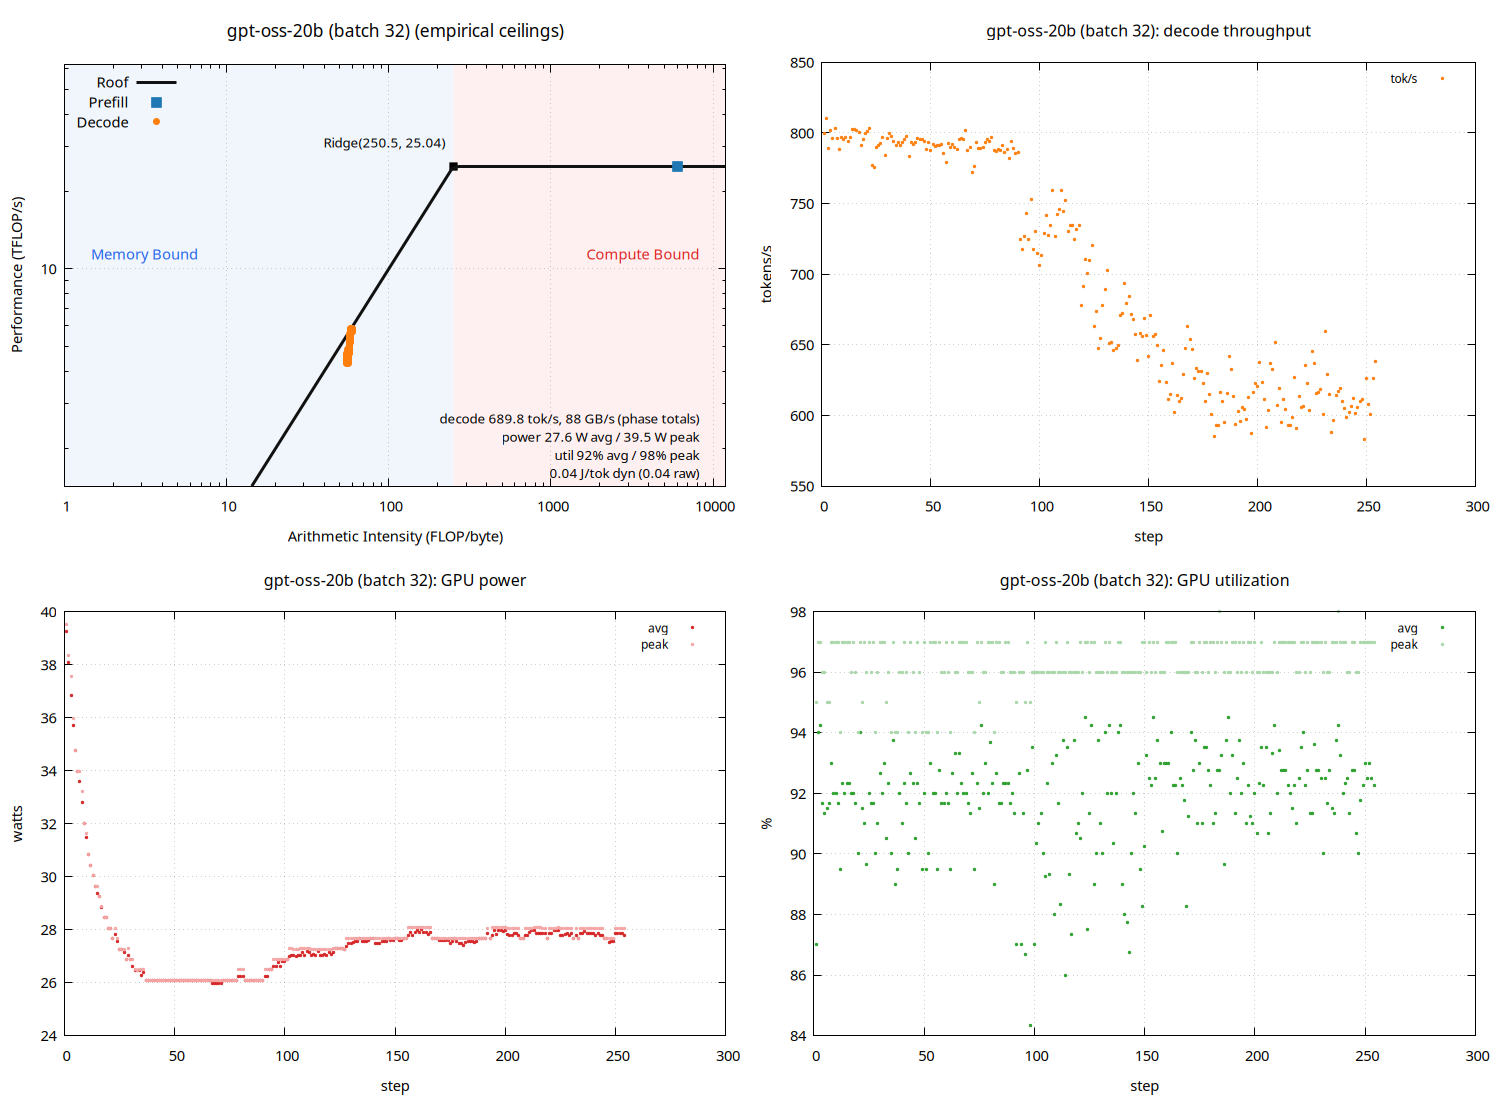

This figure's gnuplot source:
set terminal pngcairo size 1500,1100 enhanced font 'Sans,11'
set output 'sweep_thor_vllm/gpt_b032_roofline.png'
set datafile separator "\t"
set datafile missing 'NaN'
set multiplot layout 2,2
unset label
unset object
unset arrow
set title "gpt-oss-20b (batch 32) (empirical ceilings)" font ',13'
set xlabel "Arithmetic Intensity (FLOP/byte)"
set ylabel "Performance (TFLOP/s)"
set logscale xy
set xrange [1:12022.3]
set yrange [1.42975:62.5937]
set grid xtics ytics
set key top left
set object 1 rectangle from graph 0, graph 0 to first 250.487, graph 1 \
    fillcolor rgb '#dce9f7' fillstyle solid 0.45 noborder behind
set object 2 rectangle from first 250.487, graph 0 to graph 1, graph 1 \
    fillcolor rgb '#fbdcdc' fillstyle solid 0.45 noborder behind
set label 1 "Memory Bound" at graph 0.04, graph 0.55 left \
    textcolor rgb '#2563eb' font ',11'
set label 2 "Compute Bound" at graph 0.96, graph 0.55 right \
    textcolor rgb '#dc2626' font ',11'
set label 3 "Ridge(250.5, 25.04)" \
    at first 250.487, first 25.0375 right \
    point pointtype 5 pointsize 1.2 \
    offset character -1.5, character 1 font ',10'
set label 4 "decode 689.8 tok/s, 88 GB/s (phase totals)\npower 27.6 W avg / 39.5 W peak\nutil 92% avg / 98% peak\n0.04 J/tok dyn (0.04 raw)" at graph 0.96, graph 0.16 right font ',10'
peak_t = 25.0375
peak_b = 99.9551
roof(x) = (x * peak_b / 1000.0 < peak_t) ? x * peak_b / 1000.0 : peak_t
plot roof(x) with lines linewidth 3 linecolor rgb '#111111' title 'Roof', \
     'sweep_thor_vllm/gpt_b032_roofline.dat' using 3:(strcol(2) eq 'prefill' ? $4 : 1/0) with points \
         pointtype 5 pointsize 1.6 linecolor rgb '#1f77b4' title 'Prefill', \
     'sweep_thor_vllm/gpt_b032_roofline.dat' using 3:(strcol(2) eq 'decode' ? $4 : 1/0) with points \
         pointtype 7 pointsize 1.0 linecolor rgb '#ff7f0e' title 'Decode'

unset label
unset object
unset arrow
unset logscale
set xrange [*:*]
set yrange [*:*]
set title "gpt-oss-20b (batch 32): decode throughput" font ',12'
set xlabel "step"
set ylabel "tokens/s"
set grid xtics ytics
set key top right font ',9'
plot 'sweep_thor_vllm/gpt_b032_roofline.dat' using 1:(strcol(2) eq 'decode' ? $5 : 1/0) with points pointtype 7 pointsize 0.4 linecolor rgb '#ff7f0e' title 'tok/s'

unset label
unset object
unset arrow
unset logscale
set xrange [*:*]
set yrange [*:*]
set title "gpt-oss-20b (batch 32): GPU power" font ',12'
set xlabel "step"
set ylabel "watts"
set grid xtics ytics
set key top right font ',9'
plot 'sweep_thor_vllm/gpt_b032_roofline.dat' using 1:(strcol(2) eq 'decode' ? $6 : 1/0) with points pointtype 7 pointsize 0.4 linecolor rgb '#d62728' title 'avg', \
     'sweep_thor_vllm/gpt_b032_roofline.dat' using 1:(strcol(2) eq 'decode' ? $8 : 1/0) with points pointtype 7 pointsize 0.4 linecolor rgb '#f4a6a6' title 'peak'

unset label
unset object
unset arrow
unset logscale
set xrange [*:*]
set yrange [*:*]
set title "gpt-oss-20b (batch 32): GPU utilization" font ',12'
set xlabel "step"
set ylabel "%"
set grid xtics ytics
set key top right font ',9'
plot 'sweep_thor_vllm/gpt_b032_roofline.dat' using 1:(strcol(2) eq 'decode' ? $7 : 1/0) with points pointtype 7 pointsize 0.4 linecolor rgb '#2ca02c' title 'avg', \
     'sweep_thor_vllm/gpt_b032_roofline.dat' using 1:(strcol(2) eq 'decode' ? $9 : 1/0) with points pointtype 7 pointsize 0.4 linecolor rgb '#a9d7a9' title 'peak'

unset multiplot
